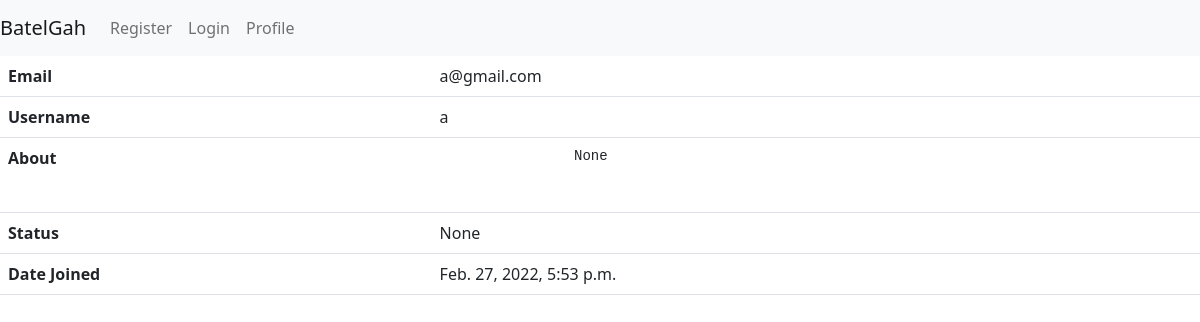
Screenshot of /account/profilesummary/a1 with the database file from the repository.
### account/models.py (models this page shows, shortened)
class User(AbstractBaseUser):
    email = models.EmailField(unique=True)
    slug = models.SlugField(max_length=20 , unique=True ,  blank=True)
    token = models.OneToOneField(Token , on_delete=models.CASCADE , null = True , blank=True)
    date_joined = models.DateTimeField(auto_now_add=True)
    username = models.CharField(max_length=48 , blank=True)
    about = models.TextField(blank=True , null=True)
    status = models.CharField(max_length=50 , blank=True , null=True)
    admin = models.BooleanField(default=False)
    staff = models.BooleanField(default=False)
    active = models.BooleanField(default=True)
    USERNAME_FIELD = 'email'
    REQUIRED_FIELDS = ['username']
    objects=  UserManager()

### account/views.py (the view)
# urls.py: path("profilesummary/<slug:slug>" , views.profile_summary_view , name="profilesummary" ),
def profile_summary_view(request , slug):
    user = User.objects.get(slug = slug)
    return render(request , "profilesummary.html" , {"user":user})

### templates/profilesummary.html (shortened to what this page needs)
<!DOCTYPE html>
<html lang="en">
<head>
    {% include 'headers.html' %}
</head>
<body>
    {% include 'nav.html' %}
    <table class="table" class= "m">
        <tbody>
          <tr>
            <th scope="row">Email</th>
            <td>{{user.email}}</td>
          </tr>
          <tr>
            <th scope="row">Username</th>
            <td>{{user.username}}</td>
          </tr>
          <tr>
            <th scope="row">About</th>
            <td>
                <pre>
                {{user.about}}
                </pre>
            </td>
          </tr>
          <tr>
            <th scope="row">Status</th>
            <td>{{user.status}}</td>
          </tr>
          <tr>
            <th scope="row">Date Joined</th>
            <td>{{user.date_joined}}</td>
          </tr>
        </tbody>
      </table>
</body>
</html>

### rows the page displays
User: email "a@gmail.com", username "a", about "None", status "None", date_joined "Feb. 27, 2022, 5:53 p.m."
